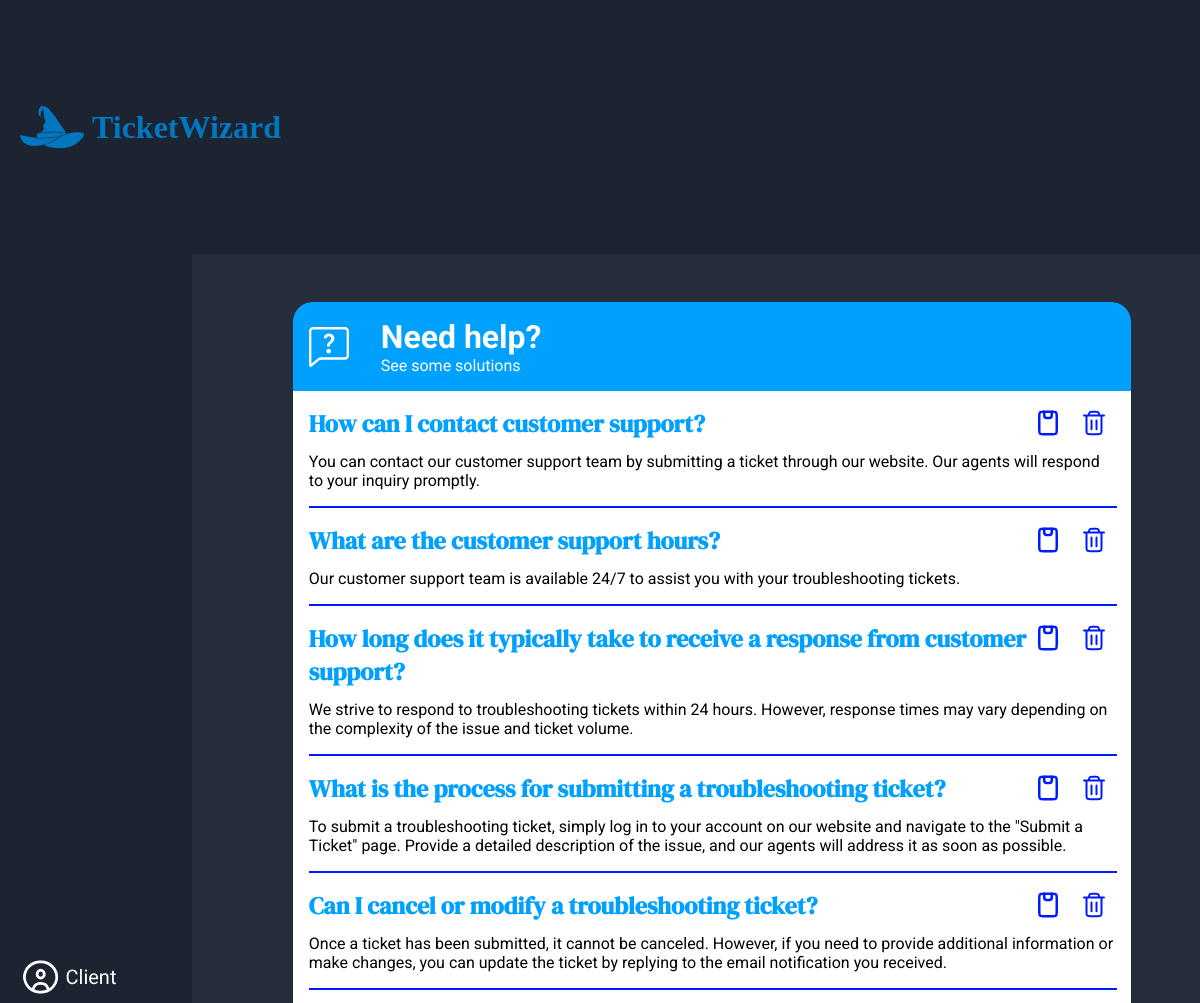
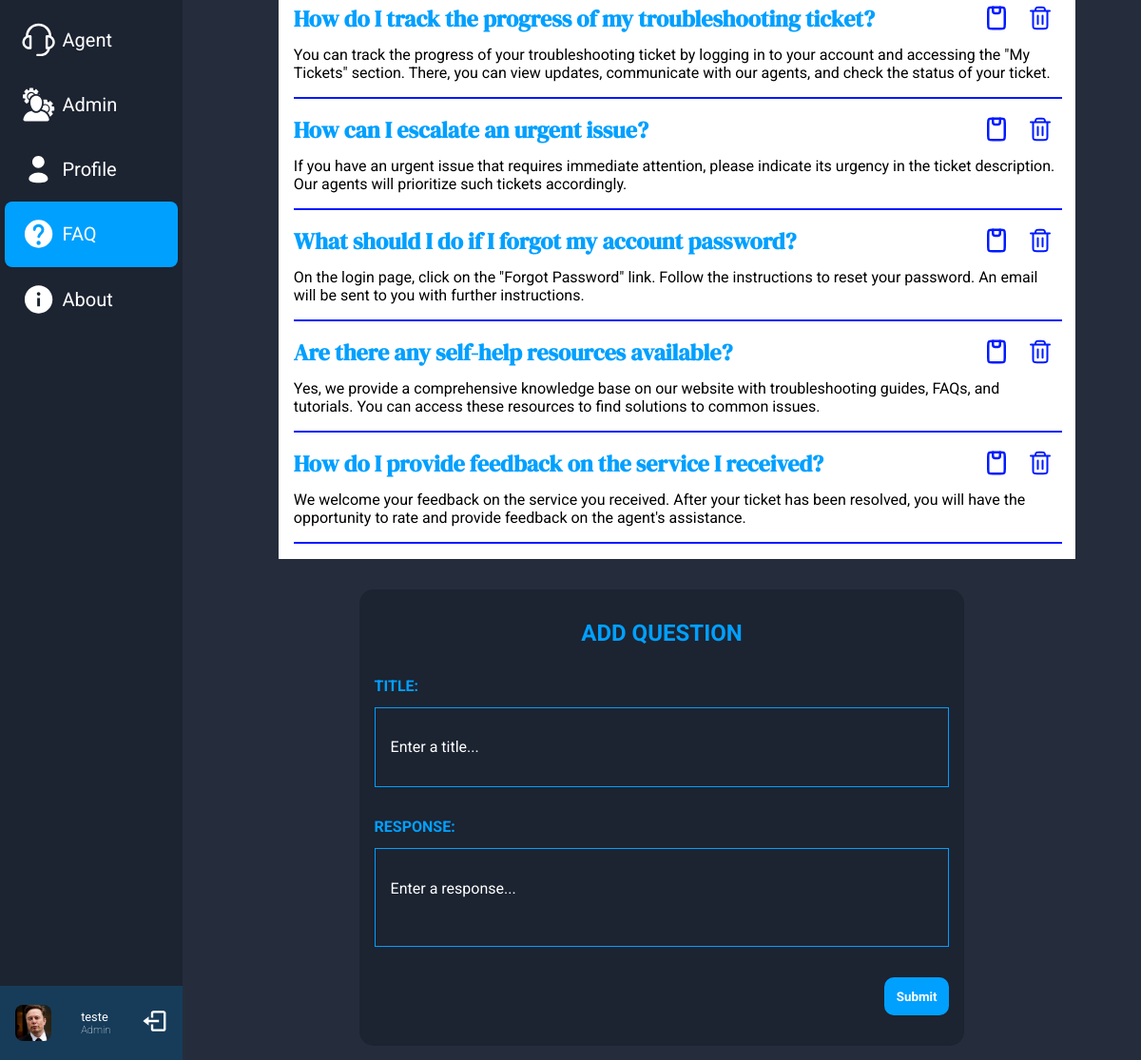
Screenshot of /pages/faq.php (signed in) with the database file from the repository (2 pictures, top to bottom).
### tables this page shows
CREATE TABLE User (
    --ID'S
    id INTEGER PRIMARY KEY AUTOINCREMENT,

    --CONTENT
    username VARCHAR(50) NOT NULL,
    password VARCHAR(50) NOT NULL,
    email VARCHAR(50) NOT NULL,
    full_name VARCHAR(100) NOT NULL,
    image VARCHAR(100),
    created_at TIMESTAMP DEFAULT CURRENT_TIMESTAMP
);

CREATE TABLE Faq(

    id INTEGER PRIMARY KEY AUTOINCREMENT,
    title VARCHAR(200),
    response VARCHAR(2000),
    creator INTEGER DEFAULT 1,
    created_at TIMESTAMP DEFAULT CURRENT_TIMESTAMP,

    FOREIGN KEY (creator) REFERENCES User(id)
);

### database/User.class.php (called while the page is built, shortened)
<?php
class User{
    public ?int $id;
    public function __construct(?int $id, string $username, string $password, string $email, string $fullName,string $image) {
        $this->id=$id;
        $this->fullName = $fullName;
        $this->image = $image;
    }
    public function whatPermission($db) {
        $stmt = $db->prepare("SELECT * FROM Admin WHERE id = ?");
        $stmt->execute([$this->id]);
        $result = $stmt->fetch();
        if($result !== false) return 'Admin';
        return null;
    }
    static function getUser($db, int $id) {
        $stmt = $db->prepare('
        SELECT *
        FROM User
        WHERE id = ?
        ');
        $stmt->execute(array($id));
        $user = $stmt->fetch();
        return new User(
            $user['id'],
            $user['username'],
            $user['password'],
            $user['email'],
            $user['full_name'],
            $user['image']
        );
    }
}
?>

### session.php (called while the page is built, shortened)
<?php
  class Session {
    public function getId() : ?int {
      return isset($_SESSION['id']) ? $_SESSION['id'] : null;
    }
  }
?>

### database/FaqQuestions.class.php (called while the page is built, shortened)
<?php
function getQuestions($db) {
    $stmt = $db->prepare('SELECT * FROM Faq');
    $stmt->execute();
    return $stmt->fetchAll();
}

### templates/faqQuestions.php (the view, shortened to what this page needs)
<?php function drawFaqQuestions(User $user, $questions, $db){ ?>
    <div class="main-content">
        <div class="faq-container">
            <div class="header-help">
                <div class="title-container">
                    <h1>Need help?</h1>
                    <p>See some solutions</p>
                </div>
            </div>
            <div class="faq-questions">
                <?php foreach($questions as $question) { ?>
                <div class="question" id=<?= "Faq-question$question[id]" ?>>
                        <div class="title-remove">
                            <h2><?=$question['title'] ?></h2>
                            <?php if($user->whatPermission($db)=='Agent' || $user->whatPermission($db)== 'Admin') drawButtons();?>
                        </div>
                        <p><?=$question['response'] ?></p>
                </div>
                <span></span>
                <?php } ?>
            </div>
        </div>
        <?php if($user->whatPermission($db)=='Agent' || $user->whatPermission($db)== 'Admin') drawAddQuestion();?>
    </div>
<?php } ?>
<?php function drawButtons(){ ?>
    <?php echo '<div class = buttons>
        <button class="copy-btn">
            <svg xmlns="http://www.w3.org/2000/svg" width="30px" height="30px" viewBox="0 0 24 24" fill="none">
                <path d="M15 3C16.8856 3 17.8284 3 18.4142 3.58579C19 4.17157 19 5.11438 19 7L19 17C19 18.8856 19 19.8284 18.4142 20.4142C18.4142 20.4142 18.4142 20.4142 18.4142 20.4142C17.8284 21 16.8856 21 15 21V21L9 21V21C7.11438 21 6.17157 21 5.58579 20.4142C5 19.8284 5 18.8856 5 17L5 7C5 5.11438 5 4.17157 5.58579 3.58579C5.58579 3.58579 5.58579 3.58579 5.58579 3.58579C6.17157 3 7.11438 3 9 3V3L15 3V3Z" stroke="#323232" stroke-width="2" stroke-linejoin="round"/>
                <path d="M9 3V6C9 7.10457 9.89543 8 11 8H13C14.1046 8 15 7.10457 15 6V3" stroke="#323232" stroke-width="2" stroke-linecap="round" stroke-linejoin="round"/>
            </svg>
            <span class="copy-msg">Copy link!</span>
            <span class="copied-msg">Link copied ✔</span>
        </button>
        <button class="remove-btn">
            <svg width="30" height="30" viewBox="0 0 30 30" fill="none" xmlns="http://www.w3.org/2000/svg">
                <path d="M17.5 12.5V21.25M12.5 12.5V21.25M7.5 7.5V22.25C7.5 23.6501 7.5 24.3498 7.77249 24.8845C8.01216 25.3549 8.39434 25.7381 8.86475 25.9777C9.399 26.25 10.0987 26.25 11.4961 26.25H18.5039C19.9012 26.25 20.6 26.25 21.1343 25.9777C21.6046 25.7381 21.9881 25.3549 22.2277 24.8845C22.5 24.3503 22.5 23.6513 22.5 22.2539V7.5M7.5 7.5H10M7.5 7.5H5M22.5 7.5H20M22.5 7.5H25M10 7.5H20M10 7.5C10 6.33515 10 5.75301 10.1903 5.29357C10.444 4.68101 10.9304 4.19404 11.543 3.9403C12.0024 3.75 12.5851 3.75 13.75 3.75H16.25C17.4149 3.75 17.9972 3.75 18.4567 3.9403C19.0692 4.19404 19.5559 4.68101 19.8096 5.29357C19.9999 5.753 20 6.33515 20 7.5" stroke="#001AFF" stroke-width="2" stroke-linecap="round" stroke-linejoin="round"/>
            </svg>
        </button>
    </div>'; ?>
<?php } ?>
<?php function drawAddQuestion(){ ?>
    <?php echo '<div class="add-card">
            <h2>ADD QUESTION</h2>
            <form class="add-question" action="../actions/actionnewfaq.php" method="post">
                <label for="title">TITLE:</label>
                <input id="title" name="title" type="text" placeholder="Enter a title..." required>
                <label for="response">RESPONSE:</label>
                <textarea id="response" name="response" placeholder="Enter a response..." required></textarea>
                <button>Submit</button>
            </form>
        </div>'; ?>
<?php } ?>

### templates/nav.tpl.php (shortened to what this page needs)
<?php function drawNav(User $user, $db, String $selected){ ?>
    <main>
        <nav class="nav-bar">
            <ul>
                <?php if($user->whatPermission($db)=='Client' || $user->whatPermission($db)== 'Agent' || $user->whatPermission($db)=='Admin') drawNavClient($selected);?>
                <?php if($user->whatPermission($db)=='Agent' || $user->whatPermission($db)=='Admin') drawNavAgent($selected); ?>
                <?php if($user->whatPermission($db)=='Admin') drawNavAdmin($selected); ?>
                <?php $selectedBool='false'; if($selected=='profile') $selectedBool='true'; ?>
                <li class="nav-item unselectable" selected= <?= $selectedBool?>>
                    <a href="../pages/profile.php">
                        <div class="option-container">
                            <p>Profile</p>
                        </div>
                    </a>
                </li>
                <?php if($user->whatPermission($db)=='Agent' || $user->whatPermission($db)=='Admin' || $user->whatPermission($db)== 'Client') drawNavFaq($selected); ?>
                <?php if($user->whatPermission($db)=='Agent' || $user->whatPermission($db)=='Admin' || $user->whatPermission($db)== 'Client') drawNavAbout($selected); ?>
            </ul>
            <div class="user-info unselectable">
                <div class="square">
                    <img src="<?= $user->image?>" alt="user_image">
                </div>
                <div>
                    <p class="name"><?php echo $user->fullName?></p>
                    <p class="role"><?php echo $user->whatPermission($db) ?></p>
                </div>
                <a href='../actions/actionlogout.php'>
                    <svg class="log-out" fill="#000000" width="50" height="50" viewBox="0 0 24 24"
                         xmlns="http://www.w3.org/2000/svg"><path d="M16 13v-2H7V8l-5 4 5 4v-3z"/><path d="M20 3h-9c-1.103 0-2 .897-2 2v4h2V5h9v14h-9v-4H9v4c0 1.103.897 2 2 2h9c1.103 0 2-.897 2-2V5c0-1.103-.897-2-2-2z"/></svg>
                </a>
            </div>
        </nav>
<?php } ?>
<?php function drawNavClient(String $selected){ ?>
    <?php $selectedBool='false'; if($selected=='client') $selectedBool='true'; ?>
    <li class="nav-item unselectable" selected = <?php echo $selectedBool ?>>
        <a href='../pages/client.php'>
            <div class="option-container">
                <p>Client</p>
            </div>
        </a>
    </li>
<?php } ?>
<?php function drawNavAgent(String $selected){ ?>
    <?php $selectedBool='false'; if($selected=='agent') $selectedBool='true'; ?>
    <li class="nav-item unselectable" selected =<?php echo $selectedBool ?>>
        <a href='../pages/agent.php'>
            <div class="option-container">
                <p>Agent</p>
            </div>
        </a>
    </li>
<?php } ?>
<?php function drawNavAdmin(String $selected){ ?>
    <?php $selectedBool='false'; if($selected=='admin') $selectedBool='true'; ?>
    <li class="nav-item unselectable" selected =<?php echo $selectedBool ?>>
        <a href='../pages/admin.php'>
            <div class="option-container">
                <p>Admin</p>
            </div>
        </a>
    </li>
<?php } ?>
<?php function drawNavFaq(String $selected){ ?>
    <?php $selectedBool='false'; if($selected=='faq') $selectedBool='true'; ?>
    <li class="nav-item unselectable" selected =<?php echo $selectedBool ?>>
        <a href='../pages/faq.php'>
            <div class="option-container">
                <p>FAQ</p>
            </div>
        </a>
    </li>
<?php } ?>
<?php function drawNavAbout(String $selected){ ?>
    <?php $selectedBool='false'; if($selected=='about') $selectedBool='true'; ?>
    <li class="nav-item unselectable" selected=<?php echo $selectedBool ?>>
        <a href="../pages/about.php">
            <div class="option-container">
                <p>About</p>
            </div>
        </a>
    </li>
<?php } ?>

### style/constants.css (style rules this page uses)
:root { --highlight-color: #00A0FF; --opened-color: #30B900; --pending-color: #ABABAB; --closed-color: #BF0000; --dark-blue: #1C2331; --background-color: #252D3D; --text-color: #FFF; --logo-color: #0077BE; --dark-blue-highlight: #001AFF; --text-font: 'Roboto', sans-serif; --hightlight-font: 'DM Serif Display', serif; }

### style/navigation.css (style rules this page uses)
* { margin: 0; text-decoration: none; }
ul, li { list-style-type: none; padding: 0; }
.unselectable { user-select: none; }
body { background: var(--background-color); }
main { display: flex; height: 88vh; }
ul { display: flex; flex-direction: column; align-items: center; width: 100%; margin-top: auto; }
li { border-radius: 0.5rem; width: 95%; }
.nav-bar { display: flex; flex-direction: column; align-items: center; background: var(--dark-blue); min-width: 16vw; }
.option-container { display: flex; align-items: center; gap: 5%; color: var(--text-color); font-size: 1.25em; font-family: var(--text-font); padding-inline: 10%; padding-block: 5%; cursor: pointer; }
li[selected = "true"] { background-color: var(--highlight-color); }
.nav-item svg, .nav-item path { min-width: 2rem; max-width: 2.2rem; aspect-ratio: 1/1; fill: var(--text-color); }
.user-info { margin-top: auto; display: flex; justify-content: space-around; align-items: center; background-color: rgba(0, 160, 255, 20%); width: 100%; padding-block: 0.75rem; }
.square { position: relative; width: min(3rem, 20%); aspect-ratio: 1/1; border-radius: 0.5rem; }
.square img { position: absolute; top: 0; left: 0; aspect-ratio: 1/1; border-radius: 0.5rem; width: 100%; object-fit: cover; }
.name, .role { color: var(--text-color); font-family: var(--text-font); }
.name { font-size: 80%; max-font-size: 1rem; overflow-x: clip; }
.role { font-size: 70%; max-font-size: 1rem; font-weight: lighter; overflow-x: clip; }
.log-out { fill: var(--text-color); min-width: 1.75rem; max-width: 1.8rem; aspect-ratio: 1/1; }

### style/faq.css (style rules this page uses)
.main-content { width: 100%; display: flex; flex-direction: column; align-items: center; margin-top: 3rem; overflow-x: hidden; overflow-y: scroll; }
.faq-container { width: 80%; height: max-content; margin-inline: auto; }
.header-help { display: flex; gap: 2rem; align-items: center; padding: 1rem; border-radius: 20px 20px 0 0; width: 100%; background-color: var(--highlight-color); }
.header-help h1, p { color: var(--text-color); font-family: var(--text-font); }
.faq-questions { display: flex; flex-direction: column; gap: 1rem; justify-content: center; width: 100%; padding: 1rem; background-color: var(--text-color); }
.faq-questions .title-remove { display: flex; justify-content: space-between; }
.buttons .copy-btn * { stroke: var(--dark-blue-highlight); }
.faq-questions button { position: relative; background: transparent; border: none; width: fit-content; height: fit-content; }
.faq-questions .buttons { min-width: fit-content; }
.faq-questions h2 { color: var(--highlight-color); font-family: var(--hightlight-font); margin-bottom: 0.75rem; overflow-wrap: anywhere; }
.faq-questions p { color: black; font-weight: 400; font-family: var(--text-font); overflow-wrap: anywhere; }
.faq-questions > span { width: 100%; border: 1px solid var(--dark-blue-highlight); }
.add-card { display: flex; flex-direction: column; align-items: flex-start; width: 60%; background: var(--dark-blue); margin-inline: auto; margin-block: 2rem; border-radius: 15px; padding-inline: 1rem; padding-block: 2rem; }
.add-card h2 { width: 100%; text-align: center; margin-bottom: 2rem; }
.add-card h2, .add-card label { color: var(--highlight-color); font-family: var(--text-font); font-weight: bold; }
.add-card input, .add-card textarea { margin-bottom: 2rem; padding-left: 1rem; padding-block: 2rem; background: transparent; border: 1px solid var(--highlight-color); font-size: 1rem; font-weight: normal; color: var(--text-color); overflow-wrap: break-word; }
.add-card input::placeholder, textarea::placeholder { font-weight: var(--text-font); color: var(--text-color); font-family: var(--text-font); }
.add-card label { margin-bottom: 0.8rem; }
.add-card textarea { resize: none; font-family: var(--text-font); }
.add-question { display: flex; flex-direction: column; width: 100%; }
.add-question button { border: none; padding: 0.8rem; border-radius: 10px; color: var(--text-color); background: var(--highlight-color); font-family: var(--text-font); font-weight: bold; width: fit-content; margin-left: auto; }

### rows the page displays
user: image (picture), full_name "teste"
faq: title "How can I contact customer support?", response "You can contact our customer support team by submitting a ticket through our website. Our agents will respond to your inquiry promptly."
faq: title "What are the customer support hours?", response "Our customer support team is available 24/7 to assist you with your troubleshooting tickets."
faq: title "How long does it typically take to receive a response from customer support?", response "We strive to respond to troubleshooting tickets within 24 hours. However, response times may vary depending on the complexity of the issue and ticket volume."
faq: title "What is the process for submitting a troubleshooting ticket?", response "To submit a troubleshooting ticket, simply log in to your account on our website and navigate to the \"Submit a Ticket\" page. Provide a detailed description of the issue, and our agents will address it as soon as possible."
faq: title "Can I cancel or modify a troubleshooting ticket?", response "Once a ticket has been submitted, it cannot be canceled. However, if you need to provide additional information or make changes, you can update the ticket by replying to the email notification you received."
faq: title "How do I track the progress of my troubleshooting ticket?", response "You can track the progress of your troubleshooting ticket by logging in to your account and accessing the \"My Tickets\" section. There, you can view updates, communicate with our agents, and check the status of your ticket."
faq: title "How can I escalate an urgent issue?", response "If you have an urgent issue that requires immediate attention, please indicate its urgency in the ticket description. Our agents will prioritize such tickets accordingly."
faq: title "What should I do if I forgot my account password?", response "On the login page, click on the \"Forgot Password\" link. Follow the instructions to reset your password. An email will be sent to you with further instructions."
faq: title "Are there any self-help resources available?", response "Yes, we provide a comprehensive knowledge base on our website with troubleshooting guides, FAQs, and tutorials. You can access these resources to find solutions to common issues."
faq: title "How do I provide feedback on the service I received?", response "We welcome your feedback on the service you received. After your ticket has been resolved, you will have the opportunity to rate and provide feedback on the agent's assistance."

### other values shown
$user->whatPermission($db) "Admin"
